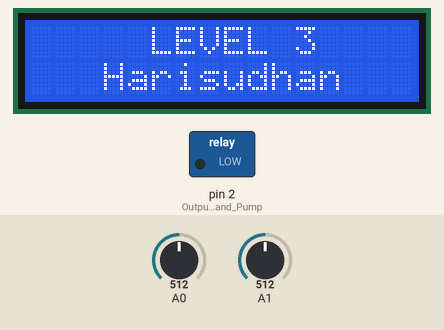
Recording of a sketch running on a simulated Arduino Uno, built with avr-gcc and run on an emulated ATmega328P. Parts: 16×2 character LCD, switched loads named in the sketch (green lamp = pin HIGH). The inputs (shaded band) are chosen by the test bench; at power-on: A0 = 512, A1 = 512. What the sketch prints to the serial monitor is not drawn.

Above: at 1.2 s.
1.3 s: A0 set to 535
At 2.3 s:
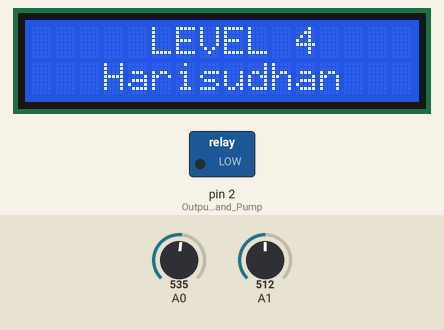
2.8 s: A0 set to 710
At 3.2 s:
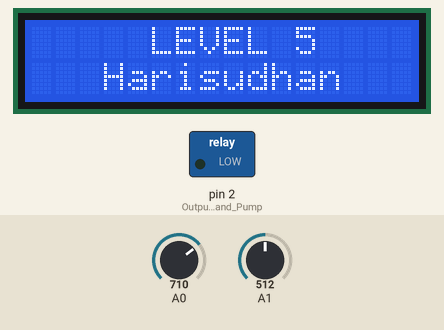
4.3 s: A0 set to 340
At 4.9 s:
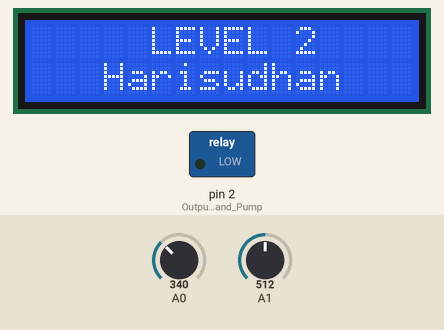
Timing chart, 0 to 7.3 s (numbered marks = the images above; inputs shaded):
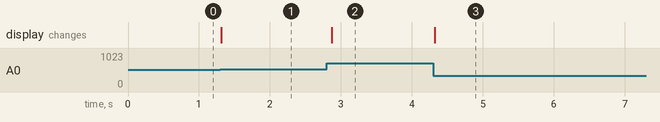

Measured:
- after the input at 1.3 s, the display: changes at once (image 1)
- after the input at 2.8 s, the display: changes after 0.07 s (image 2)
- after the input at 4.3 s, the display: changes at once (image 3)

The sketch:

Automatic_irrigation.ino
```cpp
// Made by Harisudhan
//www.youtube.com/@harisudhantechnology viste for more projects
#include <Wire.h>
#include <LiquidCrystal_I2C.h>
LiquidCrystal_I2C lcd(0x27,  16, 2);
int outputValue = 0;
int sensorValue = 0;


void setup()
{
  Serial.begin(9600); // Set the serial monitor baudrate to 9600
  lcd.init();
  lcd.backlight();
  lcd.setCursor(3, 1);
  lcd.print("Harisudhan"); // LCD printed name (hari haran)
  pinMode(A1, INPUT);
  pinMode(2, OUTPUT); // Output Relay and Pump

}

void loop()
{
  // Variable to store ADC value ( 0 to 1023 )
  int level;
  // analogRead function returns the integer 10 bit integer (0 to 1023)
  level = analogRead(0);
  // Print text in serial monitor
  Serial.println("Analog value:");
  // Print output voltage in serial monitor
  Serial.println(level);
  digitalWrite(9, LOW);
  // output of sensor varies from 0 to 4.28 Volts,
  // It's equivalent ADC value is 0 to 877 ( (4.28/5)*1024 = 877 )

  // Splitting 877 into 5 level => 175, 350, 525, 700, 877
  // Based on the ADC output, LED indicates the level (1 to 5).

  if (level < 175) {
    // LEVEL 5 LED
    lcd.setCursor(5, 0);
    lcd.print("LEVEL 1    ");
    digitalWrite(8, HIGH);
    digitalWrite(13, HIGH);
  }
  else if (level < 350) {
    // LEVEL 4 LED
    lcd.setCursor(5, 0);
    lcd.print("LEVEL 2    ");
    digitalWrite(8, HIGH);
    digitalWrite(13, HIGH);
    digitalWrite(12, HIGH);
  }
  else if (level < 525) {
    // LEVEL 3 LED
    lcd.setCursor(5, 0);
    lcd.print("LEVEL 3    ");
    digitalWrite(8, HIGH);
    digitalWrite(13, HIGH);
    digitalWrite(12, HIGH);
    digitalWrite(11, HIGH);
  }
  else if (level < 700) {
    // LEVEL 2 LED
    lcd.setCursor(5, 0);
    lcd.print("LEVEL 4    ");
    digitalWrite(8, LOW);
    digitalWrite(13, HIGH);
    digitalWrite(12, HIGH);
    digitalWrite(11, HIGH);
    digitalWrite(10, HIGH);
  }
  else if (level < 876) {
    // LEVEL 1 LED
    lcd.setCursor(5, 0);
    lcd.print("LEVEL 5    ");
    digitalWrite(8, LOW);
    digitalWrite(13, HIGH);
    digitalWrite(12, HIGH);
    digitalWrite(11, HIGH);
    digitalWrite(10, HIGH);
    digitalWrite(9, HIGH);
  }

  sensorValue = analogRead(A1);
  outputValue = map(sensorValue, 0, 1023, 0, 255);
  delay(100); // Wait for 100 millisecond(s)
}
```
